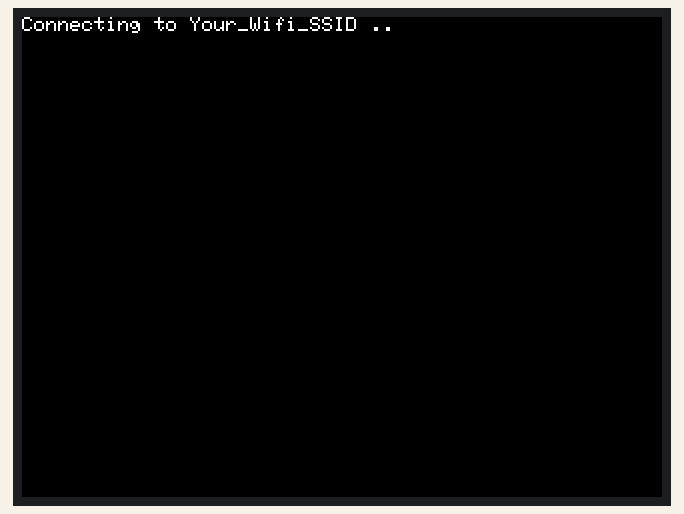
Recording of a sketch running on a simulated ESP32. On the bench: 320×240 colour display. WiFi joins after 1.5 s; servers stay silent unless stated; the local clock reads 2024-03-15 10:24:30 at power-on unless the sketch sets it; what the sketch prints to the serial monitor is not drawn.

Above: at 1.3 s.
At 1.9 s:
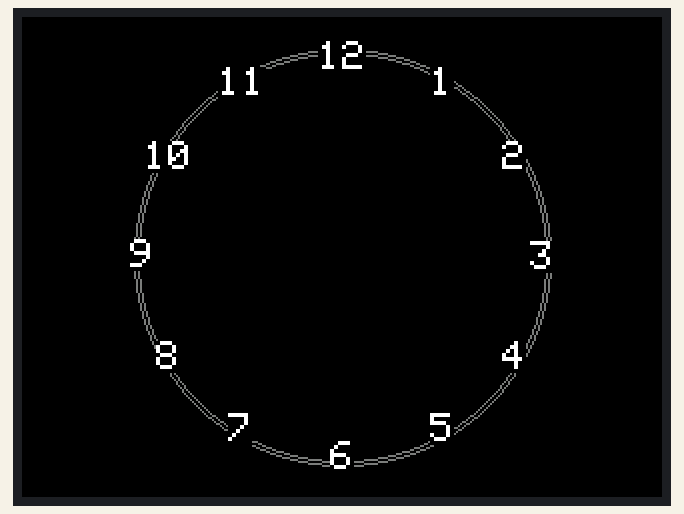
At 2.9 s:
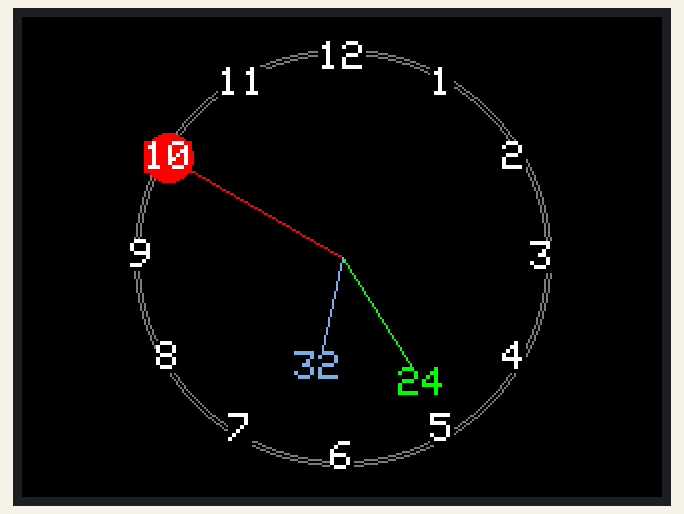
At 14.9 s:
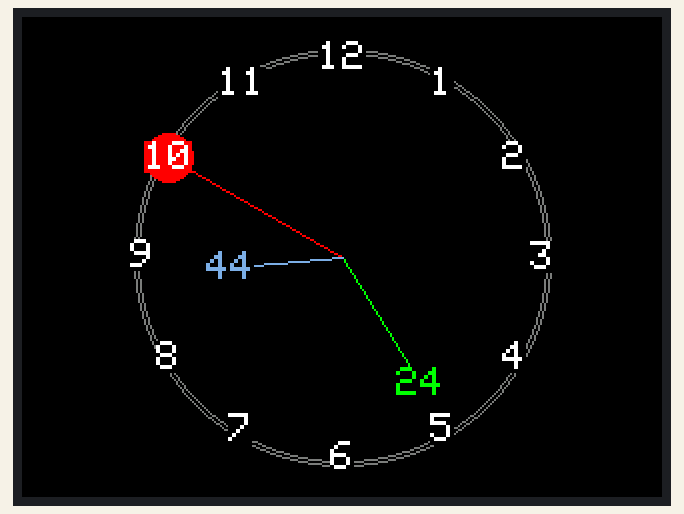
At 26.9 s:
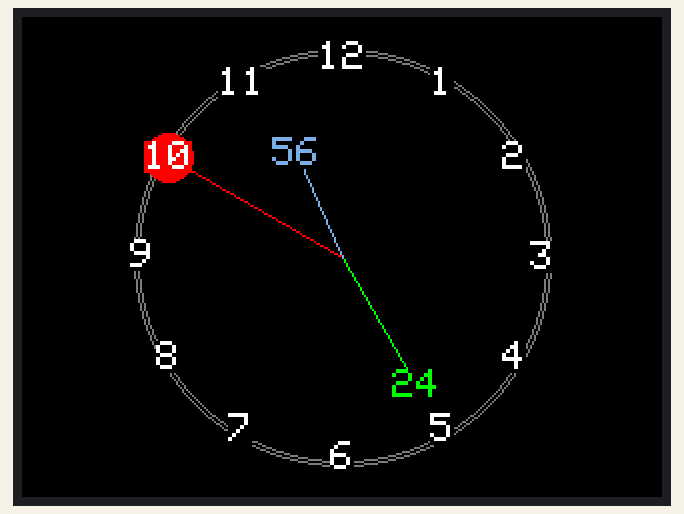
At 38.9 s:
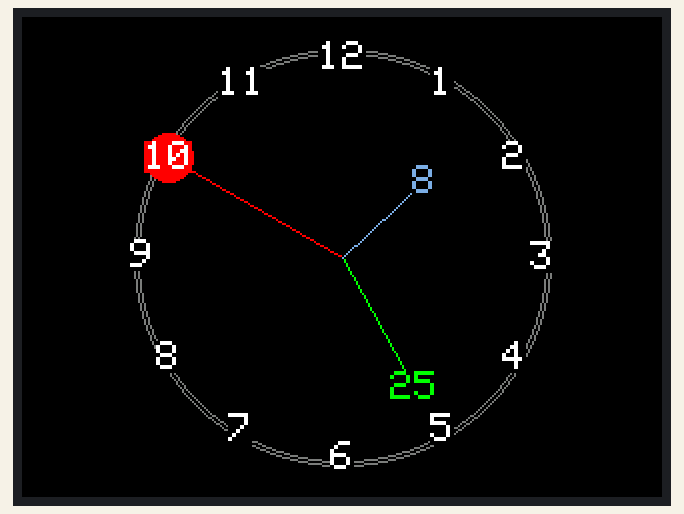

The sketch:

clock_round_new.ino
```cpp
/* clock_round_new
  by Shinjia + ChatGPT
  - v１.0  2024/09/17  - 時針為紅色帶圓圈，分針和秒針無圓圈，僅顯示數字
*/

/****** WiFi AP ******/
#define WLAN_SSID    "Your_Wifi_SSID"
#define WLAN_PASS    "Your_Wifi_Password"

/***** Timer control (delay) *****/
int timer_delay_clock = 1000;  // 每秒更新時間
int timer_delay_NTP   = 60*60*1000;  // 每小時更新 NTP

unsigned long timer_next_clock;
unsigned long timer_next_NTP;

// RTC
#include <ESP32Time.h>
ESP32Time rtc;

// NTP
#include <WiFi.h>
#include "time.h"

const char* ntpServer = "pool.ntp.org";
const long  gmtOffset_sec = 8 * 3600;   // for Taipei
const int   daylightOffset_sec = 0; // 3600?

boolean is_get_NTP = false;

// TFT
#include "SPI.h"
#include "TFT_eSPI.h"

TFT_eSPI tft = TFT_eSPI();

#define TFT_LIGHTBLUE 0x7D7C  // 定義淺藍色

// 時鐘公用變數
int hh=0, mm=0, ss=0;  // 時分秒
int hh0=-1, mm0=-1, ss0=-1;  // 保留前次畫圖時的數值 (初始值必須設為-1)

// 圓心座標與半徑
int xc = 160;  // 圓心x
int yc = 120;  // 圓心y
int radius = 100;  // 鐘面半徑

// 數字的位置座標
int num_pos_x[13];  // 1~12，索引從1開始
int num_pos_y[13];

// 預先計算好數字的位置
void calculate_number_positions() {
  for(int num=1; num<=12; num++) {
    float angle = (num - 3) * 30 * 0.0174532925; // 將每個數字轉換成角度，並轉為弧度
    num_pos_x[num] = xc + radius * cos(angle);
    num_pos_y[num] = yc + radius * sin(angle);
  }
}

// 畫出鐘面與數字
void draw_clock_face() {
  // 畫外圈
  tft.drawCircle(xc, yc, radius + 2, TFT_DARKGREY);
  tft.drawCircle(xc, yc, radius + 4, TFT_DARKGREY);

  // 畫數字
  tft.setTextColor(TFT_WHITE, TFT_BLACK);
  tft.setTextDatum(MC_DATUM);  // 中心對齊
  tft.setTextSize(2);

  for(int num=1; num<=12; num++) {
    tft.drawString(String(num), num_pos_x[num], num_pos_y[num]);
  }
}

// 前一次指針的端點座標
float hh_x0, hh_y0, mm_x0, mm_y0, ss_x0, ss_y0;
float hh_px0, hh_py0;

// 本次指針的端點座標
float hh_x, hh_y, mm_x, mm_y, ss_x, ss_y;
float hh_px, hh_py;

// 清除前一次的繪圖
void clear_previous() {
  // 清除前一次的秒針
  tft.drawLine(xc, yc, ss_x0, ss_y0, TFT_BLACK);
  // 清除前一次的秒數字
  tft.setTextColor(TFT_BLACK, TFT_BLACK);
  tft.setTextDatum(MC_DATUM);
  tft.setTextSize(2);
  tft.drawString(String(ss0), ss_x0, ss_y0);

  // 清除前一次的分針
  tft.drawLine(xc, yc, mm_x0, mm_y0, TFT_BLACK);
  // 清除前一次的分數字
  tft.setTextColor(TFT_BLACK, TFT_BLACK);
  tft.drawString(String(mm0), mm_x0, mm_y0);

  // 清除前一次的時針和其圓圈
  tft.drawLine(xc, yc, hh_x0, hh_y0, TFT_BLACK);
  tft.fillCircle(hh_px0, hh_py0, 12, TFT_BLACK);
  // 清除前一次的時數字
  tft.setTextColor(TFT_BLACK, TFT_BLACK);
  tft.drawString(String(hh0 % 12 == 0 ? 12 : hh0 % 12), hh_px0, hh_py0);

  // 重畫被清除區域內的鐘面（避免殘影）
  tft.setTextColor(TFT_WHITE, TFT_BLACK);
  tft.setTextSize(2);

  // 重畫數字（如果圓圈位置有數字）
  for(int num=1; num<=12; num++) {
    if(abs(mm_x0 - num_pos_x[num]) < 7 && abs(mm_y0 - num_pos_y[num]) < 7) {
      tft.drawString(String(num), num_pos_x[num], num_pos_y[num]);
    }
    if(abs(ss_x0 - num_pos_x[num]) < 7 && abs(ss_y0 - num_pos_y[num]) < 7) {
      tft.drawString(String(num), num_pos_x[num], num_pos_y[num]);
    }
    if(abs(hh_px0 - num_pos_x[num]) < 7 && abs(hh_py0 - num_pos_y[num]) < 7) {
      tft.drawString(String(num), num_pos_x[num], num_pos_y[num]);
    }
  }
}

// 畫出新的指針和標記
void draw_current() {
  // 畫時針圓圈（紅色）
  tft.fillCircle(hh_px, hh_py, 12, TFT_RED);
  // 畫時針
  tft.drawLine(xc, yc, hh_x, hh_y, TFT_RED);
  // 在時針圓圈上顯示時數
  tft.setTextColor(TFT_WHITE, TFT_RED);
  tft.setTextDatum(MC_DATUM);
  tft.setTextSize(2);
  tft.drawString(String(hh % 12 == 0 ? 12 : hh % 12), hh_px, hh_py);

  // 畫分針
  tft.drawLine(xc, yc, mm_x, mm_y, TFT_GREEN);
  // 在分針末端顯示分鐘數字（綠色）
  tft.setTextColor(TFT_GREEN, TFT_BLACK);
  tft.drawString(String(mm), mm_x, mm_y);

  // 畫秒針
  tft.drawLine(xc, yc, ss_x, ss_y, TFT_LIGHTBLUE);
  // 在秒針末端顯示秒數字（淺藍色）
  tft.setTextColor(TFT_LIGHTBLUE, TFT_BLACK);
  tft.drawString(String(ss), ss_x, ss_y);
}

void update_time() {
  struct tm timeinfo = rtc.getTimeStruct();
  // Serial.println(&timeinfo, "%A, %B %d %Y %H:%M:%S");

  hh = timeinfo.tm_hour;
  mm = timeinfo.tm_min;
  ss = timeinfo.tm_sec;

  // 計算角度（度數），時針不含小數點，停留在整數位置
  int display_hh = hh % 12;
  if(display_hh == 0) display_hh = 12;
  float angle_hh = display_hh * 30; // 每小時30度

  float angle_mm = (mm + ss / 60.0) * 6;  // 每分鐘6度
  float angle_ss = ss * 6;  // 每秒6度

  // 時針長度保持到達圓周數字的位置
  float hh_length = radius;  // 時針長度，達到鐘面外圓
  float mm_length = hh_length * 0.75;  // 分針短一點，不壓到時針圓圈
  float ss_length = mm_length * 0.75;  // 秒針更短，不壓到分針數字

  // 計算指針端點座標
  hh_x = xc + hh_length * cos((angle_hh - 90) * 0.0174532925);
  hh_y = yc + hh_length * sin((angle_hh - 90) * 0.0174532925);

  mm_x = xc + mm_length * cos((angle_mm - 90) * 0.0174532925);
  mm_y = yc + mm_length * sin((angle_mm - 90) * 0.0174532925);

  ss_x = xc + ss_length * cos((angle_ss - 90) * 0.0174532925);
  ss_y = yc + ss_length * sin((angle_ss - 90) * 0.0174532925);

  // 時針圓圈位置
  hh_px = hh_x;
  hh_py = hh_y;

  // 如果不是第一次運行，清除前一次的繪圖
  if(hh0 != -1) {
    clear_previous();
  }

  // 畫出新的指針和標記
  draw_current();

  // 更新前一次的值
  hh0 = hh;
  mm0 = mm;
  ss0 = ss;

  hh_x0 = hh_x;
  hh_y0 = hh_y;
  mm_x0 = mm_x;
  mm_y0 = mm_y;
  ss_x0 = ss_x;
  ss_y0 = ss_y;

  hh_px0 = hh_px;
  hh_py0 = hh_py;
}

void get_NTP_update_RTC() {
  configTime(gmtOffset_sec, daylightOffset_sec, ntpServer);

  struct tm timeinfo;
  if (getLocalTime(&timeinfo)){
    rtc.setTimeStruct(timeinfo);
    is_get_NTP = true;
  }
  // Serial.println(&timeinfo, "%A, %B %d %Y %H:%M:%S");
}

void wifi_connect_tft() {
  Serial.printf("Connecting to %s ", WLAN_SSID);
  tft.printf("Connecting to %s ", WLAN_SSID);

  WiFi.begin(WLAN_SSID, WLAN_PASS);
  while (WiFi.status() != WL_CONNECTED) {
      delay(500);
      Serial.print(".");
      tft.print(".");
  }
  Serial.println(" CONNECTED");
  tft.println(" CONNECTED");
}

void setup() {
  Serial.begin(115200);

  // TFT 初始化
  tft.init();
  tft.fillScreen(TFT_BLACK);
  tft.setRotation(3);

  // 連接 WiFi
  wifi_connect_tft();

  // 取得 NTP 時間並更新 RTC
  get_NTP_update_RTC();

  // 清除 TFT 畫面
  tft.fillScreen(TFT_BLACK);  // 清除畫面

  // 計算數字的位置
  calculate_number_positions();

  // 畫出鐘面與數字
  draw_clock_face();

  // 設定下一次更新時間
  timer_next_clock = millis() + timer_delay_clock;
  timer_next_NTP = millis() + timer_delay_NTP;
}

void loop() {
  // 若尚未取得網路時間
  if(!is_get_NTP) {
    get_NTP_update_RTC();
  }

  // 間隔一段時間要求重新取得網路時間 NTP
  if(millis()>timer_next_NTP) {
    timer_next_NTP = millis() + timer_delay_NTP;
    is_get_NTP = false;
  }

  // 間隔一段時間顯示時間 hh,mm,ss
  if(millis()>timer_next_clock) {
    timer_next_clock = millis() + timer_delay_clock;
    update_time();
  }

  // Do something
}
```

Measured:
- what the display in image 0 shows lasts 0.6 s, from 1.2 s to 1.8 s
- what the display in image 1 shows lasts 1.0 s, from 1.8 s to 2.8 s
